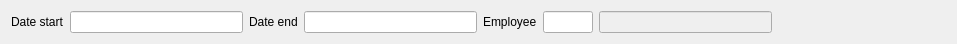
<?xml version="1.0" encoding="UTF-8"?>
<ui version="4.0">
 <class>FSalary</class>
 <widget class="QWidget" name="FSalary">
  <property name="geometry">
   <rect>
    <x>0</x>
    <y>0</y>
    <width>957</width>
    <height>41</height>
   </rect>
  </property>
  <property name="windowTitle">
   <string>Form</string>
  </property>
  <layout class="QHBoxLayout" name="horizontalLayout">
   <item>
    <widget class="QLabel" name="label">
     <property name="text">
      <string>Date start</string>
     </property>
    </widget>
   </item>
   <item>
    <widget class="EDateEdit" name="deStart"/>
   </item>
   <item>
    <widget class="QLabel" name="label_2">
     <property name="text">
      <string>Date end</string>
     </property>
    </widget>
   </item>
   <item>
    <widget class="EDateEdit" name="deEnd"/>
   </item>
   <item>
    <widget class="QLabel" name="label_3">
     <property name="text">
      <string>Employee</string>
     </property>
    </widget>
   </item>
   <item>
    <widget class="EQLineEdit" name="leEmploye">
     <property name="maximumSize">
      <size>
       <width>50</width>
       <height>16777215</height>
      </size>
     </property>
    </widget>
   </item>
   <item>
    <widget class="EQLineEdit" name="leEmployeName">
     <property name="enabled">
      <bool>false</bool>
     </property>
    </widget>
   </item>
   <item>
    <spacer name="horizontalSpacer">
     <property name="orientation">
      <enum>Qt::Horizontal</enum>
     </property>
     <property name="sizeHint" stdset="0">
      <size>
       <width>174</width>
       <height>20</height>
      </size>
     </property>
    </spacer>
   </item>
  </layout>
 </widget>
 <customwidgets>
  <customwidget>
   <class>EDateEdit</class>
   <extends>QLineEdit</extends>
   <header location="global">edateedit.h</header>
  </customwidget>
  <customwidget>
   <class>EQLineEdit</class>
   <extends>QLineEdit</extends>
   <header location="global">eqlineedit.h</header>
  </customwidget>
 </customwidgets>
 <resources/>
 <connections/>
</ui>
